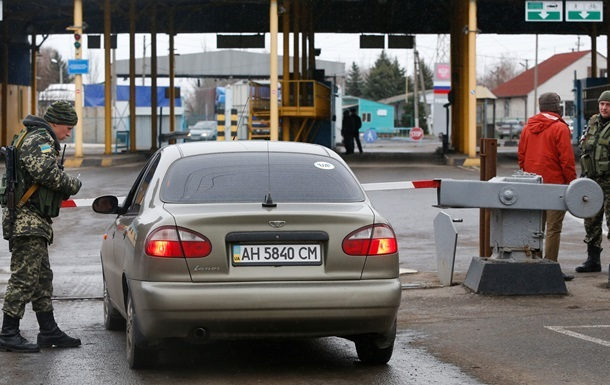
#> input picture images/Avto2.jpg, 610 x 385 px, given in place of Frog.jpg, which was not available
$ python main.py
#> lines starting #> are read from the running program, lines starting #| are printed output that depends on the picture; after the words box and inside, x2 and y2 are one past the last pixel; in counts of white or black regions, pixels touching at a corner belong together; pictures that were not available may be replaced by others from this repository, and a replacement may not be noted
import cv2
import numpy as np

img = cv2.imread('images/Frog.jpg')
#> img is the input picture: shape (385, 610, 3); mean B, G, R 100.2, 102.9, 107.4
img = cv2.resize(img, (img.shape[1] // 2, img.shape[0] // 2))
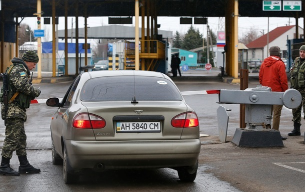
#> img: shape (192, 305, 3); mean B, G, R 100.1, 102.7, 107.2

# Добавляем размытие ((3, 3) - устанавливать только нечётные значения, иначе будет ошибка)
img = cv2.GaussianBlur(img, (3, 3), 0)
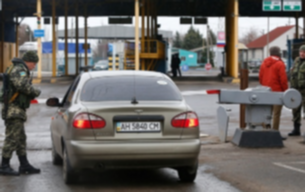
#> img: shape (192, 305, 3); mean B, G, R 100.2, 102.8, 107.3

# Приведение картинки к другому формату, вместо RGB - чёрно-белый
img = cv2.cvtColor(img, cv2.COLOR_BGR2GRAY)
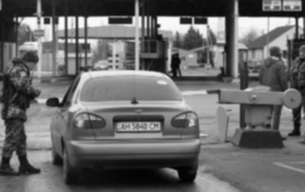
#> img: shape (192, 305); min 3, max 249, mean 103.8

# Нахождение углов изображения
img = cv2.Canny(img, 150, 150)
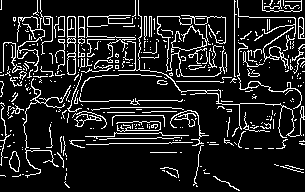
#> img: shape (192, 305); 12.7% white in thin lines or dots

# Увеличение ширины обводки контуров
kernel = np.ones((5, 5), np.uint8)
img = cv2.dilate(img, kernel, iterations=1)
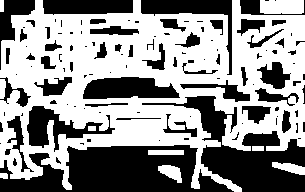
#> img: shape (192, 305); 56.6% white; 118 black regions (65 under 20 px), largest, box (x1, y1, x2, y2) and area: (0, 145, 234, 192) 7000, (142, 96, 305, 192) 5328, (83, 77, 180, 99) 1637

# Уменьшение жирности линий обводки
img = cv2.erode(img, kernel, iterations=1)
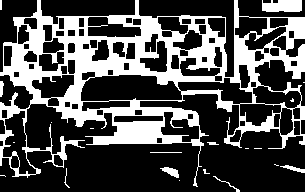
#> img: shape (192, 305); 30.6% white; 21 white regions (11 under 20 px), largest, box (x1, y1, x2, y2) and area: (0, 0, 305, 187) 17061, (262, 0, 302, 12) 430, (160, 167, 179, 178) 108

# можно обрезать картинку при выводе, после ('Result', img[0:100, 0:150])
cv2.imshow('Result', img)
# print(img.shape)

cv2.waitKey(0)


# [21 lines of commented-out code are left out]
